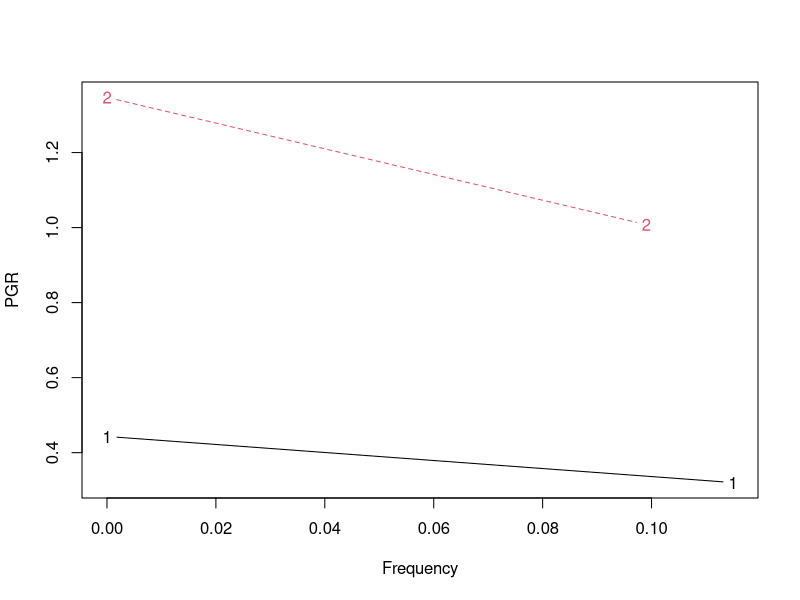
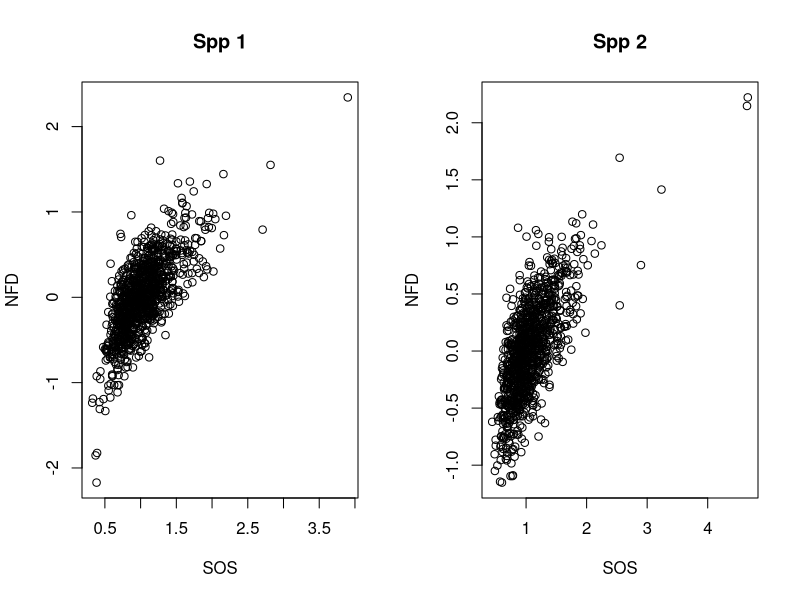

Here is the R script that generated these plots, in order:

# This is a function to calculate negative frequency dependence
# for each species in a two species annual plant  model.
# You input the parameters (r's, alpha's) and it returns
# the growth rate of each species at very low density,
# the frequency of each species at low density,
# the growth rate at a slightly higher density,
# and the frequency at the higher density.

# Main note: When I increase the growth rate of species 1 
# a little above low density, I set species 2 at its equilibrium
# density, given the "fixed" density of species 1.

# For comparison, I also included the function we used in the paper.


# FUNCTIONS ----------------------------------------------------

# strength of stabilization as measured in our paper
SOS=function(r,alpha){ 
  out=rep(NA,2)
  out[1]=r[2]/(1+(alpha[1,2]/alpha[2,2])*(r[2]-1))
  out[2]=r[1]/(1+(alpha[2,1]/alpha[1,1])*(r[1]-1))
  return(out)
}


# calculate log per capita growth rate
getPCG=function(r,alpha,N){
  # r is a vectory[2] of fecundities for spp 1 and 2
  # alpha is a matrix[2,2] of interaction coefficients where alpha[i,j] is the effect of j on i
  # N is a vectory[2] of densities for spp 1 and 2
  newN=rep(NA,2)
  newN[1] <- r[1]*N[1] / (1 + alpha[1,1]*N[1]+alpha[1,2]*N[2])
  newN[2]<- r[2]*N[2] / (1 + alpha[2,1]*N[1]+alpha[2,2]*N[2])
  out=log(newN)-log(N) # vector[2] of per capita growth rates
  return(out)
}

# figure out the equilibrium density of the focal species' competitor
# given a fixed density of the focal species
getEqDensity=function(species,r,alpha,N.star){
  # species = focal species (this one is fixed, density of the other is returned)
  # N.start (a scalar) is the density of the fixed spp
	if(species==1)  
	{	# density of species one is known
		out<-(r[2]-1-alpha[2,1]*N.star)/alpha[2,2]
	}else{
		# density of species two is known
		out<-(r[1]-1-alpha[1,2]*N.star)/alpha[1,1]
	}
	return(out)  
}

getNFD=function(r,alpha,lowN,deltaN){
 # low N is the low density 
 # and deltaN is the increase in N for the higher density to explore
 
 # vectors for output
  pgr1=freq1=pgr2=freq2=rep(NA,2)
 
 # get low density growth rate for spp 1
 tmpN=rep(NA,2)
 tmpN[1]=lowN  # set density of focal spp
 tmpN[2]=getEqDensity(species=1,r,alpha,N.star=tmpN[1])  # figure out density of its competitor
 tmpOut=getPCG(r,alpha,N=tmpN)
 pgr1[1]=tmpOut[1]
 freq1[1]=tmpN[1]/sum(tmpN)
  
 # get low density growth rate for spp 2
 tmpN=rep(NA,2)
 tmpN[2]=lowN
 tmpN[1]=getEqDensity(species=2,r,alpha,N.star=tmpN[2])
 tmpOut=getPCG(r,alpha,N=tmpN)
 pgr1[2]=tmpOut[2]
 freq1[2]=tmpN[2]/sum(tmpN) 
  
# get higher density growth rate for spp1 1
 tmpN=rep(NA,2)
 tmpN[1]=lowN + deltaN
 tmpN[2]=getEqDensity(species=1,r,alpha,N.star=tmpN[1])
 tmpOut=getPCG(r,alpha,N=tmpN)
 pgr2[1]=tmpOut[1]
 freq2[1]=tmpN[1]/sum(tmpN)
  
 # get higher density growth rate for spp1 2
 tmpN=rep(NA,2)
 tmpN[2]=lowN + deltaN
 tmpN[1]=getEqDensity(species=2,r,alpha,N.star=tmpN[2])
 tmpOut=getPCG(r,alpha,N=tmpN)
 pgr2[2]=tmpOut[2]
 freq2[2]=tmpN[2]/sum(tmpN)
  
 return(list(pgr1=pgr1,freq1=freq1,pgr2=pgr2,freq2=freq2))
}


# example use --------------------------------------------------------

r=c(100,80)
alpha=cbind(c(1,0.2),c(0.8,1))
lowN=0.001
deltaN=10  # results not very sensitive to deltaN until it gets large--suggests some nonlinearity in NFD

# get the frequencies and growth rates
test=getNFD(r,alpha,lowN,deltaN)

# calculate the NFD
# NFD = rise over run * -1 
print(-1*(test$pgr2-test$pgr1)/(test$freq2-test$freq1))  

# calculate Yenni et al. 2012 SOS
print(SOS(r,alpha)) # compare to what we used in the paper

# take a look
matplot(x=rbind(test$freq1,test$freq2),y=rbind(test$pgr1,test$pgr2),type="b",
      xlab="Frequency",ylab="PGR")

# compare SOS and NFD for 1000 random parameter sets
tmp=rep(NA,1000)
compareRandom=data.frame(SOS1=tmp,SOS2=tmp,NFD1=tmp,NFD2=tmp)
for(i in 1:1000){
  r=rnorm(2,100,10)
  alpha=rnorm(4,1,0.2)
  alpha=matrix(alpha,2,2)
  compareRandom[i,1:2]=SOS(r,alpha)
  test=getNFD(r,alpha,lowN,deltaN)
  compareRandom[i,3:4]=-1*(test$pgr2-test$pgr1)/(test$freq2-test$freq1)
}
par(mfrow=c(1,2))
plot(compareRandom$SOS1,compareRandom$NFD1,xlab="SOS",ylab="NFD",main="Spp 1")
plot(compareRandom$SOS2,compareRandom$NFD2,xlab="SOS",ylab="NFD",main="Spp 2")
